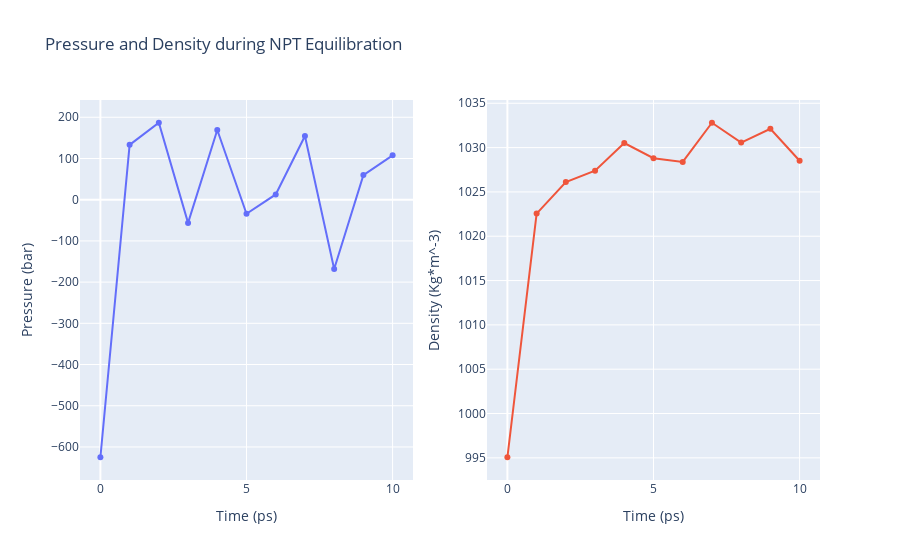

Notebook cell for this chart:
### Code cell
import plotly
from plotly import subplots
import plotly.graph_objs as go

# Read pressure and density data from file 
with open(output_npt_pd_xvg,'r') as pd_file:
    x,y,z = map(
        list,
        zip(*[
            (float(line.split()[0]),float(line.split()[1]),float(line.split()[2]))
            for line in pd_file 
            if not line.startswith(("#","@")) 
        ])
    )

plotly.offline.init_notebook_mode(connected=True)

trace1 = go.Scatter(
    x=x,y=y
)
trace2 = go.Scatter(
    x=x,y=z
)

fig = subplots.make_subplots(rows=1, cols=2, print_grid=False)

fig.append_trace(trace1, 1, 1)
fig.append_trace(trace2, 1, 2)

fig['layout']['xaxis1'].update(title='Time (ps)')
fig['layout']['xaxis2'].update(title='Time (ps)')
fig['layout']['yaxis1'].update(title='Pressure (bar)')
fig['layout']['yaxis2'].update(title='Density (Kg*m^-3)')

fig['layout'].update(title='Pressure and Density during NPT Equilibration')
fig['layout'].update(showlegend=False)

plotly.offline.iplot(fig)

### Figure 1 — Plotly figure (JSON) as saved in the notebook; plotly's stock layout.template omitted (floating-point values rounded to 4 significant figures)
{"data": [{"type": "scatter", "x": [0, 1, 2, 3, 4, 5, 6, 7, 8, 9, 10], "xaxis": "x", "y": [-625.0, 133.1, 186.7, -56.28, 169.1, -34.11, 12.75, 154.7, -168.2, 59.71, 107.7], "yaxis": "y"}, {"type": "scatter", "x": [0, 1, 2, 3, 4, 5, 6, 7, 8, 9, 10], "xaxis": "x2", "y": [995.1, 1023.0, 1026.0, 1027.0, 1031.0, 1029.0, 1028.0, 1033.0, 1031.0, 1032.0, 1029.0], "yaxis": "y2"}], "layout": {"showlegend": false, "title": {"text": "Pressure and Density during NPT Equilibration"}, "xaxis": {"anchor": "y", "domain": [0, 0.45], "title": {"text": "Time (ps)"}}, "xaxis2": {"anchor": "y2", "domain": [0.55, 1], "title": {"text": "Time (ps)"}}, "yaxis": {"anchor": "x", "domain": [0, 1], "title": {"text": "Pressure (bar)"}}, "yaxis2": {"anchor": "x2", "domain": [0, 1], "title": {"text": "Density (Kg*m^-3)"}}}}
